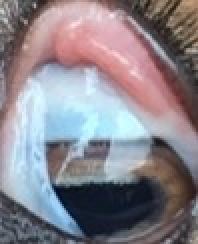
#> input picture Dados/dados/img266_3.jpg, 99 x 122 px (shown 2 times larger); its folder holds 2 pictures in this run
$ python resize_dataset.py
#> lines starting #> are read from the running program, lines starting #| are printed output that depends on the picture
import os
from glob import glob
import cv2


DIR_DATASET = '../Dados/'
DATA = 'dados'
OUTPUT = 'redimensionados'

if not os.path.exists(DIR_DATASET+OUTPUT):
    os.makedirs(DIR_DATASET+OUTPUT)


data = glob(DIR_DATASET+DATA+'/*.jpg') + glob(DIR_DATASET+DATA+'/*.jpeg') + glob(DIR_DATASET+DATA+'/*.JPG')


for fname in data:
    img_name = os.path.basename(fname).split('.')[0]

    cv2.imwrite(DIR_DATASET+OUTPUT+'/640x640'+img_name+'.jpg',cv2.resize(cv2.imread(fname),(640,640),interpolation=cv2.INTER_AREA))
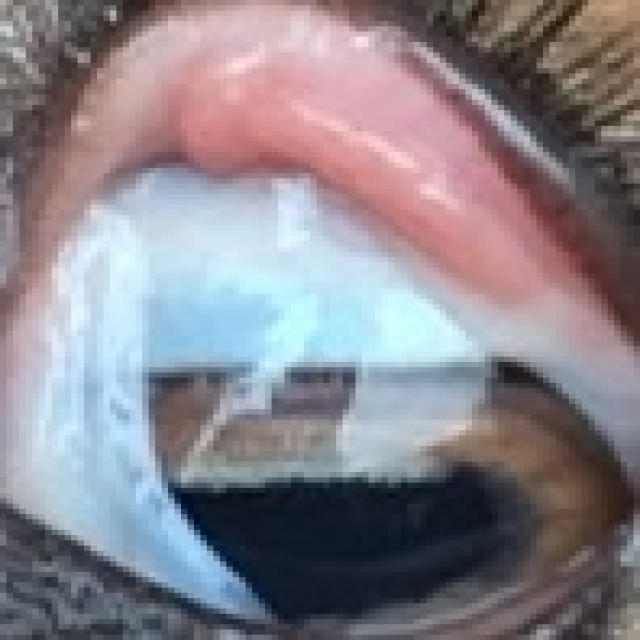
#> saved as 640x640img266_3.jpg: shape (640, 640, 3); mean B, G, R 139.6, 131.8, 137.3
#> pass 2 of the loop `for fname in data:`:
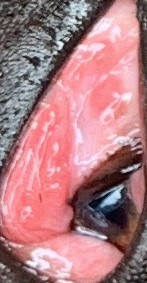
#> input picture Dados/dados/img124_3.JPG, 147 x 283 px
#> `cv2.imwrite(DIR_DATASET+OUTPUT+'/640x640'+img_name+'.jpg',cv2.resize(c..`:
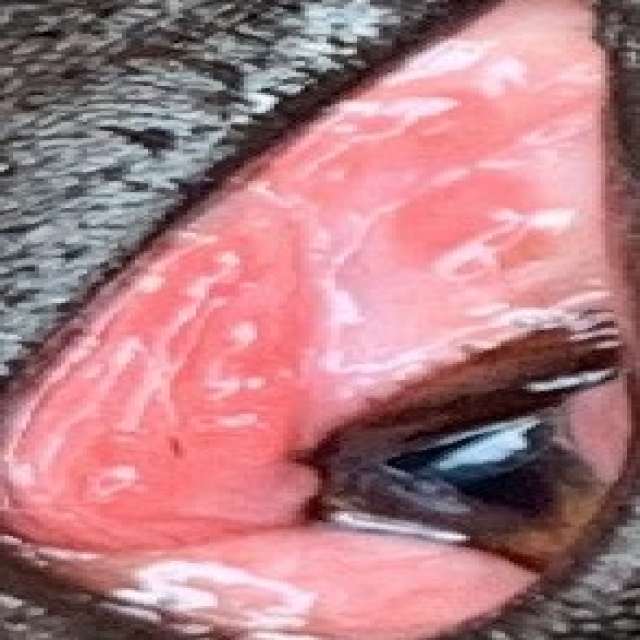
#> saved as 640x640img124_3.jpg: shape (640, 640, 3); mean B, G, R 130.9, 124.7, 176.3
